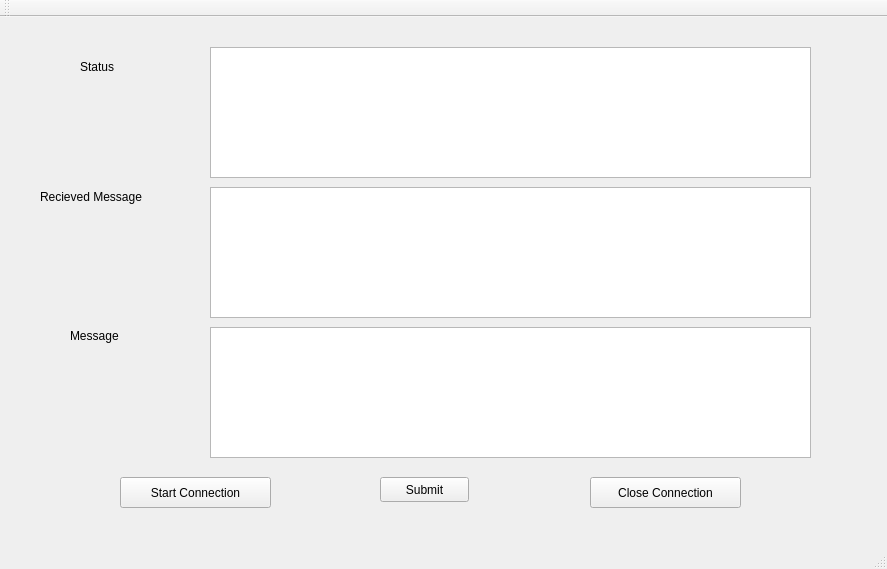
<?xml version="1.0" encoding="UTF-8"?>
<ui version="4.0">
 <class>MainWindow</class>
 <widget class="QMainWindow" name="MainWindow">
  <property name="geometry">
   <rect>
    <x>0</x>
    <y>0</y>
    <width>887</width>
    <height>569</height>
   </rect>
  </property>
  <property name="windowTitle">
   <string>Server</string>
  </property>
  <widget class="QWidget" name="centralWidget">
   <widget class="QTextEdit" name="textEdit">
    <property name="geometry">
     <rect>
      <x>210</x>
      <y>30</y>
      <width>601</width>
      <height>131</height>
     </rect>
    </property>
   </widget>
   <widget class="QTextEdit" name="textEdit_2">
    <property name="geometry">
     <rect>
      <x>210</x>
      <y>310</y>
      <width>601</width>
      <height>131</height>
     </rect>
    </property>
   </widget>
   <widget class="QTextEdit" name="textEdit_3">
    <property name="geometry">
     <rect>
      <x>210</x>
      <y>170</y>
      <width>601</width>
      <height>131</height>
     </rect>
    </property>
   </widget>
   <widget class="QPushButton" name="pushButton">
    <property name="geometry">
     <rect>
      <x>380</x>
      <y>460</y>
      <width>89</width>
      <height>25</height>
     </rect>
    </property>
    <property name="text">
     <string>Submit</string>
    </property>
   </widget>
   <widget class="QLabel" name="label">
    <property name="geometry">
     <rect>
      <x>70</x>
      <y>310</y>
      <width>67</width>
      <height>17</height>
     </rect>
    </property>
    <property name="text">
     <string>Message</string>
    </property>
   </widget>
   <widget class="QLabel" name="label_2">
    <property name="geometry">
     <rect>
      <x>40</x>
      <y>170</y>
      <width>131</width>
      <height>20</height>
     </rect>
    </property>
    <property name="text">
     <string>Recieved Message</string>
    </property>
   </widget>
   <widget class="QLabel" name="label_3">
    <property name="geometry">
     <rect>
      <x>80</x>
      <y>40</y>
      <width>51</width>
      <height>20</height>
     </rect>
    </property>
    <property name="text">
     <string>Status</string>
    </property>
   </widget>
   <widget class="QPushButton" name="pushButton_2">
    <property name="geometry">
     <rect>
      <x>120</x>
      <y>460</y>
      <width>151</width>
      <height>31</height>
     </rect>
    </property>
    <property name="text">
     <string>Start Connection</string>
    </property>
   </widget>
   <widget class="QPushButton" name="pushButton_3">
    <property name="geometry">
     <rect>
      <x>590</x>
      <y>460</y>
      <width>151</width>
      <height>31</height>
     </rect>
    </property>
    <property name="text">
     <string>Close Connection</string>
    </property>
   </widget>
  </widget>
  <widget class="QMenuBar" name="menuBar">
   <property name="geometry">
    <rect>
     <x>0</x>
     <y>0</y>
     <width>887</width>
     <height>22</height>
    </rect>
   </property>
  </widget>
  <widget class="QToolBar" name="mainToolBar">
   <attribute name="toolBarArea">
    <enum>TopToolBarArea</enum>
   </attribute>
   <attribute name="toolBarBreak">
    <bool>false</bool>
   </attribute>
  </widget>
  <widget class="QStatusBar" name="statusBar"/>
 </widget>
 <layoutdefault spacing="6" margin="11"/>
 <resources/>
 <connections/>
</ui>
